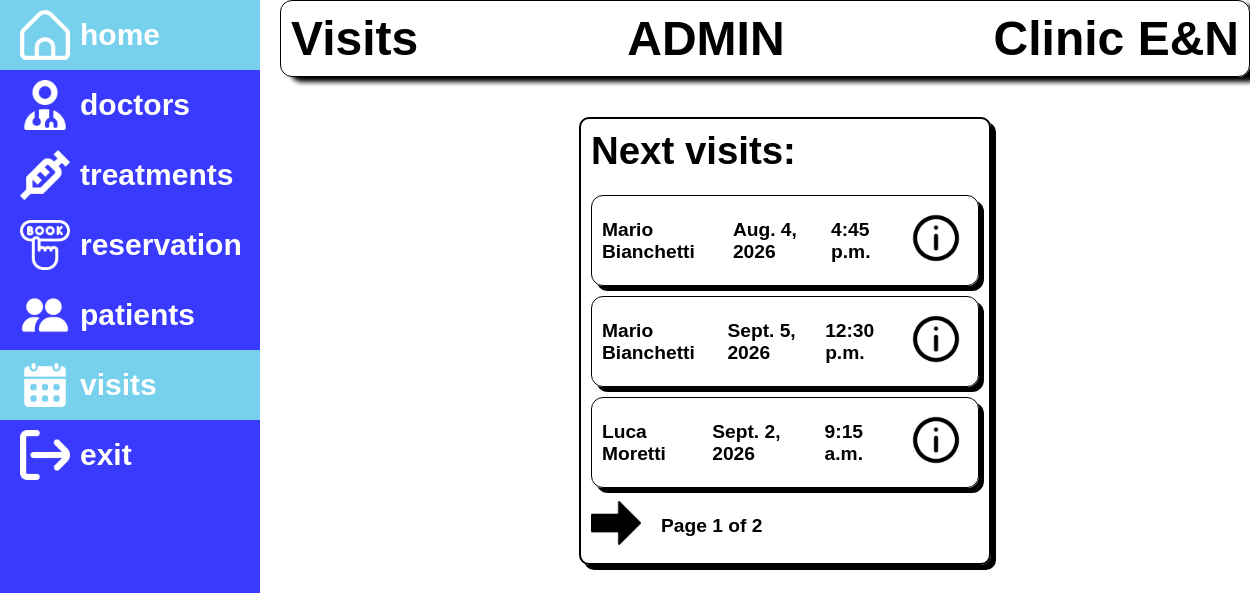
/dashboard/visits/ (signed in), run on the app's committed database.
### dashboard/models.py (models this page shows, shortened)
class Visit(models.Model):
    patient = models.ForeignKey(Patient, on_delete=models.CASCADE)
    doctor = models.ForeignKey(Doctor, on_delete=models.CASCADE)
    treatment = models.ForeignKey(Treatment, on_delete=models.CASCADE)
    date = models.DateField()
    time = models.TimeField()
    ambulatory = models.CharField(max_length=3, blank=True, null=True)
    class Meta:
        ordering = ['patient','date', 'time']
        permissions = (("can_view_visit", "Can view visit"),)
    def get_absolute_url(self):
        return reverse('visit-detail', args=[str(self.id)])

class Patient(models.Model):
    user = models.OneToOneField(
        User,
        on_delete=models.CASCADE,
        related_name='patient_profile',
    )
    first_name = models.CharField(max_length=100)
    last_name = models.CharField(max_length=100)
    date_of_birth = models.DateField()
    weight = models.CharField(max_length=4, help_text='kg')
    height = models.CharField(max_length=3, help_text='cm')
    cf = models.CharField(max_length=16, unique=True, help_text='Codice Fiscale')
    class Meta:
        ordering = ['last_name', 'first_name', 'date_of_birth']
        permissions = (("can_view_patient", "Can view patient"),)

### dashboard/views.py (the view)
# urls.py: path('visits/', views.VisitListView.as_view(), name='visits'),
class VisitListView(LoginRequiredMixin, PermissionRequiredMixin, generic.ListView):
    login_url = '/accounts/login/'
    permission_required = 'dashboard.can_view_visit'
    model = Visit
    paginate_by = 3

### dashboard/templates/dashboard/visit_list.html (shortened to what this page needs)
{% extends 'base.html' %}
{% load static%}
{% block content %}
    <div class="box-list">
        <div class="visitBlock">
        <h1>Next visits: </h1>
        <br>
        <div>
        {% if visit_list %}
         <ul>
            {% for visit in visit_list %}
            <li class="list-el"><p>{{visit.patient.first_name}} {{visit.patient.last_name}}</p><p>{{visit.date}}</p><p>{{visit.time}}</p> <a style="border: none;" href="{{ visit.get_absolute_url }}"><img style="width: 50px;height:50px;" src="{% static 'images/info.png' %}" alt=""></a></li>
            {% endfor %}
        </ul>
        {% else %}
        <p>No visits available.</p>
        {% endif %}
        </div>
   {%block pagination %}
 {% if is_paginated %}
 <div style="display: flex; flex-direction: row; align-items: center; gap:20px">
 {% if page_obj.has_next %}
 <a href="{{ request.path }}?page=
 {{ page_obj.next_page_number }}"><img style="width: 50px;height: 50px;" src="{% static 'images/right-arrow.png'%}" alt=""></a>
 {% endif %}
 <p>Page {{ page_obj.number }} of {{ page_obj.paginator.num_pages }}</p>
 </div>
 {% endif %}
 {% endblock %}
    </div>
    </div>
{%endblock%}

### dashboard/templates/base.html (shortened to what this page needs)
<!DOCTYPE html>
<html lang="en">
<head>
    {% load static %}
    <link rel="stylesheet" href="{% static 'css/style.css' %}">
</head>
<body>
    {%block sidebar%}
    <div class="sidebar">
        <ul>
            <li {% if request.resolver_match.url_name == 'dashboard' %}style="background-color: rgb(119, 209, 237)"{% endif %}><a href="{% url 'dashboard'%}"><img src="{% static 'images/home.png' %}" alt="home"><span>home</span></a></li>
            <li {% if request.resolver_match.url_name == 'doctors' %}style="background-color: rgb(119, 209, 237)"{% endif %}><a href="{% url 'doctors'%}"><img src="{% static 'images/user-md.png' %}" alt="h"><span>doctors</span></a></li>
            <li ><a href="{% url 'treatments'%}"><img src="{% static 'images/syringe.png' %}" alt="home"></a></li>
            <li ><a href="{% url 'reservation' %}"><img src="{% static 'images/booking.png' %}" alt=""></a></li>
            {% if perms.dashboard.can_view_patient %}
            <li ><a href="{% url 'patients'%}"><img src="{% static 'images/people.png' %}" alt="home"></a></li>
            {% endif %}
            {% if perms.dashboard.can_view_visit %}
            <li {% if request.resolver_match.url_name == 'visits' %}style="background-color: rgb(119, 209, 237)"{% endif %}><a href="{% url 'visits'%}"><img src="{% static 'images/calendar.png' %}" alt="home"><span>visits</span></a></li>
            {% endif %}
            {% if user.is_authenticated %}
            <li><a href="{% url 'esco' %}"><img src="{% static 'images/exit.png' %}" alt="profile"><span>exit</span></a></li>
            {% endif %}
        </ul>
    </div>
    {%endblock%}
    <div class="sup-cont">
        <div class="title">
            <h1>{% if request.resolver_match.url_name == 'dashboard' %}Welcome
                {% elif request.resolver_match.url_name == 'doctors' or request.resolver_match.url_name == 'doctor-detail'%}Doctors
                {% elif request.resolver_match.url_name == 'treatments' or request.resolver_match.url_name == 'treatment-detail'%}Treatmets
                {% elif request.resolver_match.url_name == 'reservation'%}Reservation
                {% elif request.resolver_match.url_name == 'patients' or request.resolver_match.url_name == 'patient-detail'%}Patients
                {% elif request.resolver_match.url_name == 'visits' or request.resolver_match.url_name == 'visit-detail'%}Visits
                {% elif request.resolver_match.url_name == 'login'%}Log in
                {% elif request.resolver_match.url_name == 'signup'%}Sign Up
                {% elif request.resolver_match.url_name == 'esco'%}Exit
                {%endif%}</h1>
            <h1 style="text-align: center;">{{ user.username }}</h1><h1 style="text-align: end;">Clinic E&N</h1></div>
        <div class="content">
            {% block content %}
            {% endblock %}
        </div>
    </div>
</body>
</html>

### dashboard/static/css/style.css (style rules this page uses)
* { font-family: Montserrat, sans-serif; margin: 0; padding:0; font-style: normal; }
body { display: flex; gap: 20px; }
.sidebar { width: 100px; height: 100vh; background-color: rgb(58, 58, 255); transition: 0.5s ease; }
.sidebar a { text-decoration: none; display: flex; direction: row; overflow: hidden; color: #fff; align-items: center; justify-content: flex-start; gap:10px; font-weight: bold; font-size: 30px; }
.sidebar li { list-style-type: none; padding: 10px 20px; }
.sidebar li img { width: 50px; height: 50px; }
.title { display: flex; justify-content: space-between; margin-bottom: 20px; border: 1px solid black; box-shadow:10px 5px 5px rgb(0, 0, 0); border-radius: 12px; padding: 10px; }
.title h1 { font-size: 3rem; }
.content { width: 100%; padding: 20px; display: flex; flex-direction: column; justify-content: space-between; align-items: center; }
.list-el { border: 1px solid black; box-shadow: 3px 3px black; border-radius: 10px; list-style-type:none; display: flex; justify-content: space-between; align-items: center; padding: 6px 10px; }
.sup-cont { width: 100%; }
.box-list { display: flex; justify-content: flex-start; gap:20px; flex-direction: column; border: 2px solid black; box-shadow: 5px 5px black; border-radius: 10px; width: 40%; padding: 10px; font-size: larger; font-weight: bold; }
.box-list li { list-style-type: none; display: flex; justify-content: space-between; margin-bottom: 10px; align-items: center; border: 1px solid black; box-shadow: 5px 5px rgb(0, 0, 0); border-radius: 12px; padding: 10px; }
.box-list li a { border: 1px solid black; border-radius: 50%; padding: 7px; }

### data on the page
Visit: patient.last_name "Bianchetti", date "Aug. 4, 2026", time "4:45 p.m."
Visit: patient.last_name "Bianchetti", date "Sept. 5, 2026", time "12:30 p.m."
Visit: patient.last_name "Moretti", date "Sept. 2, 2026", time "9:15 a.m."

### other printed values
{{ user.username }} "ADMIN"
